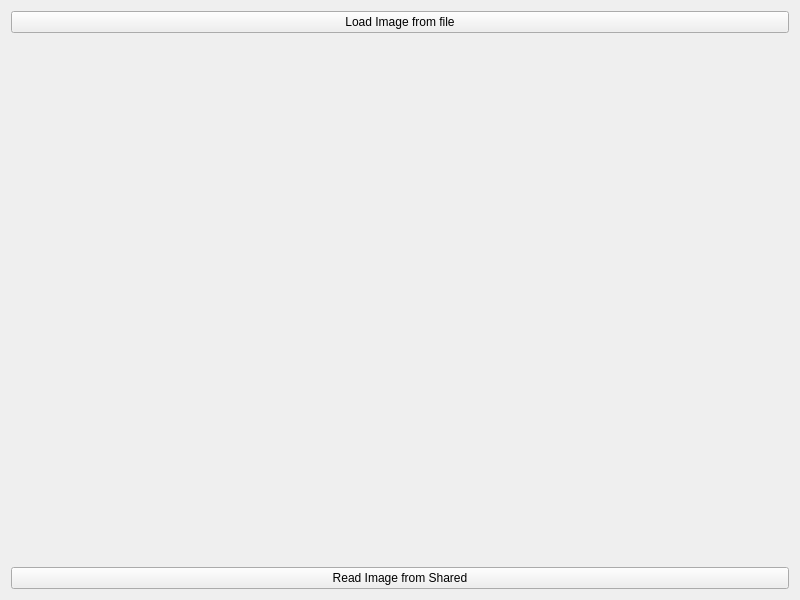
<?xml version="1.0" encoding="UTF-8"?>
<ui version="4.0">
 <class>Widget</class>
 <widget class="QWidget" name="Widget">
  <property name="geometry">
   <rect>
    <x>0</x>
    <y>0</y>
    <width>800</width>
    <height>600</height>
   </rect>
  </property>
  <property name="windowTitle">
   <string>Widget</string>
  </property>
  <layout class="QGridLayout" name="gridLayout">
   <item row="0" column="0">
    <widget class="QPushButton" name="btnLoadFile">
     <property name="text">
      <string>Load Image from file</string>
     </property>
    </widget>
   </item>
   <item row="1" column="0">
    <widget class="QLabel" name="labelImage">
     <property name="text">
      <string/>
     </property>
    </widget>
   </item>
   <item row="2" column="0">
    <widget class="QPushButton" name="btnReadFromShared">
     <property name="text">
      <string>Read Image from Shared</string>
     </property>
    </widget>
   </item>
  </layout>
 </widget>
 <resources/>
 <connections/>
</ui>
